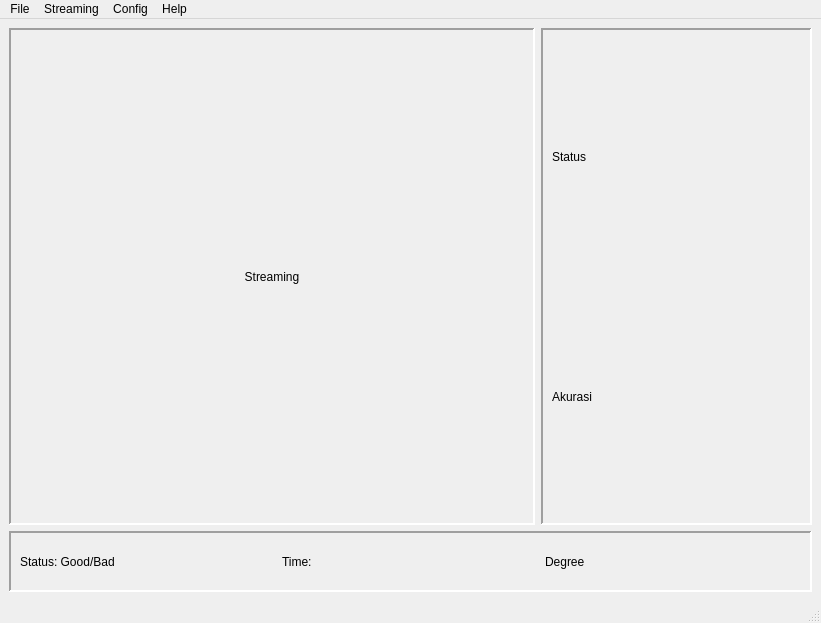
<?xml version="1.0" encoding="UTF-8"?>
<ui version="4.0">
 <class>MainWindow</class>
 <widget class="QMainWindow" name="MainWindow">
  <property name="geometry">
   <rect>
    <x>0</x>
    <y>0</y>
    <width>821</width>
    <height>623</height>
   </rect>
  </property>
  <property name="windowTitle">
   <string>MainWindow</string>
  </property>
  <widget class="QWidget" name="centralwidget">
   <layout class="QGridLayout" name="gridLayout">
    <item row="0" column="0">
     <layout class="QHBoxLayout" name="horizontalLayout_2" stretch="2,1">
      <item>
       <widget class="QFrame" name="streaming_area">
        <property name="enabled">
         <bool>true</bool>
        </property>
        <property name="minimumSize">
         <size>
          <width>511</width>
          <height>491</height>
         </size>
        </property>
        <property name="frameShape">
         <enum>QFrame::Panel</enum>
        </property>
        <property name="frameShadow">
         <enum>QFrame::Sunken</enum>
        </property>
        <property name="lineWidth">
         <number>2</number>
        </property>
        <layout class="QGridLayout" name="gridLayout_2">
         <item row="0" column="0">
          <widget class="QLabel" name="streaming">
           <property name="sizePolicy">
            <sizepolicy hsizetype="Preferred" vsizetype="Preferred">
             <horstretch>0</horstretch>
             <verstretch>0</verstretch>
            </sizepolicy>
           </property>
           <property name="text">
            <string>Streaming</string>
           </property>
           <property name="alignment">
            <set>Qt::AlignCenter</set>
           </property>
          </widget>
         </item>
        </layout>
       </widget>
      </item>
      <item>
       <widget class="QFrame" name="graph_area">
        <property name="minimumSize">
         <size>
          <width>271</width>
          <height>491</height>
         </size>
        </property>
        <property name="frameShape">
         <enum>QFrame::Panel</enum>
        </property>
        <property name="frameShadow">
         <enum>QFrame::Sunken</enum>
        </property>
        <property name="lineWidth">
         <number>2</number>
        </property>
        <layout class="QVBoxLayout" name="verticalLayout">
         <item>
          <widget class="QLabel" name="graph_status">
           <property name="text">
            <string>Status</string>
           </property>
          </widget>
         </item>
         <item>
          <widget class="QLabel" name="graph_acc">
           <property name="frameShape">
            <enum>QFrame::NoFrame</enum>
           </property>
           <property name="text">
            <string>Akurasi</string>
           </property>
          </widget>
         </item>
        </layout>
       </widget>
      </item>
     </layout>
    </item>
    <item row="1" column="0">
     <widget class="QFrame" name="status_area">
      <property name="sizePolicy">
       <sizepolicy hsizetype="Expanding" vsizetype="Fixed">
        <horstretch>0</horstretch>
        <verstretch>0</verstretch>
       </sizepolicy>
      </property>
      <property name="minimumSize">
       <size>
        <width>801</width>
        <height>61</height>
       </size>
      </property>
      <property name="frameShape">
       <enum>QFrame::Panel</enum>
      </property>
      <property name="frameShadow">
       <enum>QFrame::Sunken</enum>
      </property>
      <property name="lineWidth">
       <number>2</number>
      </property>
      <layout class="QHBoxLayout" name="horizontalLayout" stretch="1,1,1">
       <item>
        <widget class="QLabel" name="status">
         <property name="text">
          <string>Status: Good/Bad</string>
         </property>
        </widget>
       </item>
       <item>
        <widget class="QLabel" name="time">
         <property name="text">
          <string>Time:</string>
         </property>
        </widget>
       </item>
       <item>
        <widget class="QLabel" name="degree">
         <property name="text">
          <string>Degree</string>
         </property>
        </widget>
       </item>
      </layout>
     </widget>
    </item>
   </layout>
  </widget>
  <widget class="QMenuBar" name="menubar">
   <property name="geometry">
    <rect>
     <x>0</x>
     <y>0</y>
     <width>821</width>
     <height>22</height>
    </rect>
   </property>
   <widget class="QMenu" name="menuFile">
    <property name="title">
     <string>File</string>
    </property>
    <addaction name="actionExport_to_Excel"/>
   </widget>
   <widget class="QMenu" name="menuStreaming">
    <property name="title">
     <string>Streaming</string>
    </property>
    <addaction name="actionCamera_ON"/>
   </widget>
   <widget class="QMenu" name="menuConfig">
    <property name="title">
     <string>Config</string>
    </property>
    <addaction name="actionSelect_Notification"/>
    <addaction name="actionMute"/>
    <addaction name="actionPop_up_Mode"/>
   </widget>
   <widget class="QMenu" name="menuAbout">
    <property name="title">
     <string>Help</string>
    </property>
    <addaction name="actionAbout"/>
   </widget>
   <addaction name="menuFile"/>
   <addaction name="menuStreaming"/>
   <addaction name="menuConfig"/>
   <addaction name="menuAbout"/>
  </widget>
  <widget class="QStatusBar" name="statusbar"/>
  <action name="actionCamera_ON">
   <property name="text">
    <string>Camera ON</string>
   </property>
  </action>
  <action name="actionExport_to_Excel">
   <property name="text">
    <string>Export to Excel</string>
   </property>
  </action>
  <action name="actionSelect_Notification">
   <property name="text">
    <string>Select Notification</string>
   </property>
  </action>
  <action name="actionMute">
   <property name="text">
    <string>Mute</string>
   </property>
  </action>
  <action name="actionPop_up_Mode">
   <property name="text">
    <string>Pop-up Mode</string>
   </property>
  </action>
  <action name="actionAbout">
   <property name="text">
    <string>About</string>
   </property>
  </action>
 </widget>
 <resources/>
 <connections/>
</ui>
